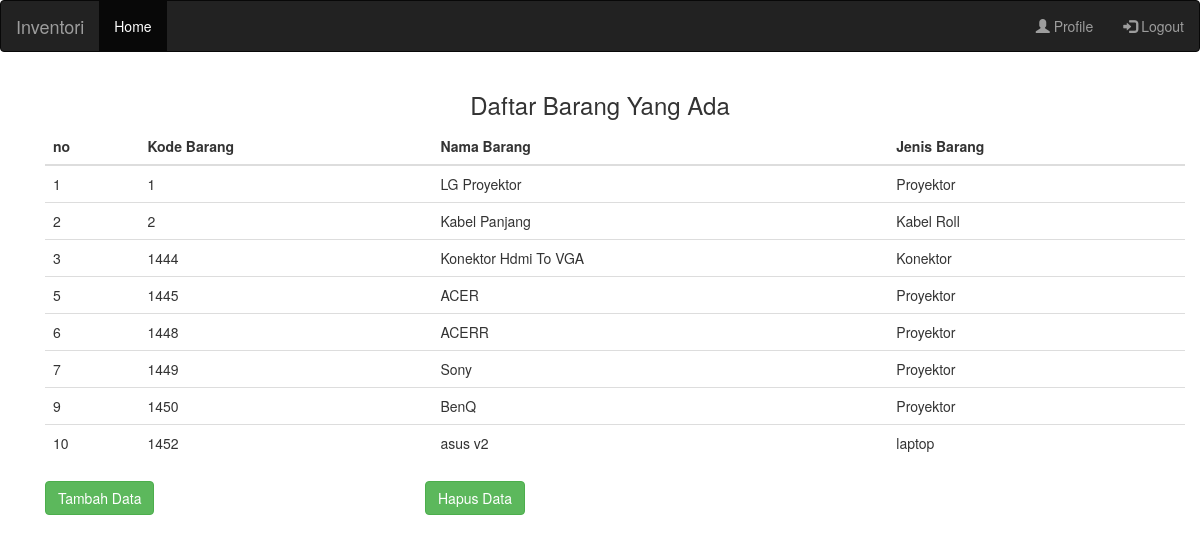
/halaman_admin.php, run on an earlier commit of the app's database.
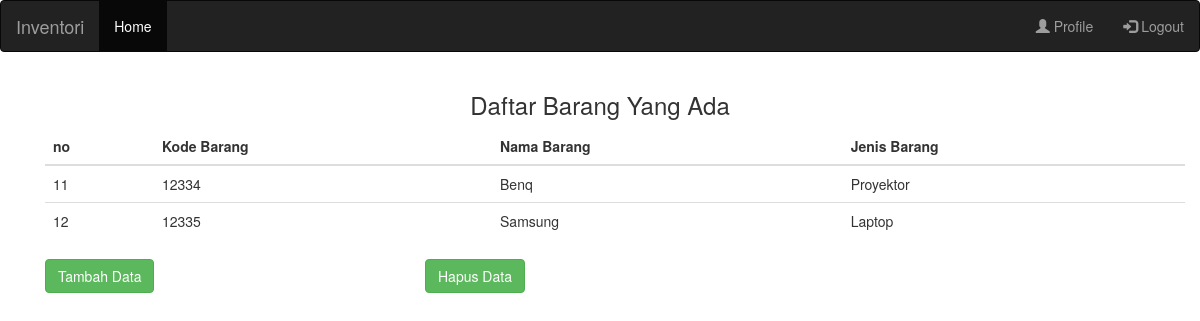
And on a later commit of the database.
### tables this page shows
CREATE TABLE `alat` (
  `no` int(100) NOT NULL,
  `kode_barang` int(10) NOT NULL,
  `nama_barang` varchar(20) NOT NULL,
  `jenis_barang` varchar(20) NOT NULL
);

### halaman_admin.php (the view, shortened to what this page needs)
<?php
	include  'database.php';
 ?>
<!DOCTYPE html>
<html>
<head>
	<link rel="stylesheet" type="text/css" href="assets/addons/bootstrap-3.3.7/css/bootstrap.min.css">
	<link rel="stylesheet" type="text/css" href="assets/css/style.css">
</head>
<body>
<nav class="navbar navbar-inverse">
  <div class="container-fluid">
    <div class="navbar-header">
      <a class="navbar-brand" href="#">Inventori</a>
    </div>
    <ul class="nav navbar-nav">
      <li class="active"><a href="halaman_admin.php">Home</a></li>
    </ul>
    <ul class="nav navbar-nav navbar-right">
      <li><a href="#"><span class="glyphicon glyphicon-user"></span> Profile</a></li>
      <li><a href="logout.php"><span class="glyphicon glyphicon-log-in"></span> Logout</a></li>
    </ul>
  </div>
</nav>
<div class="container">
	<h3 align="center">Daftar Barang Yang Ada</h3>
<div class="container">
		<table class="table">
			<thead>
				<tr>
					<th>no</th>
					<th>Kode Barang</th>
					<th> Nama Barang </th>
					<th>Jenis Barang</th>
				</tr>
			</thead>
			<tbody>
			<?php
				$query = 'select * from alat';
				$result = mysqli_query($connection, $query);
				while ($data = mysqli_fetch_array($result))
			 	{ ?>
			 	<tr>
				<td> <?php echo $data['no'];  ?>	</td>
					<td> <?php echo $data['kode_barang'] ?>	</td>
					<td> <?php echo $data['nama_barang'] ?>	</td>
					<td> <?php echo $data['jenis_barang'] ?></td>
				</tr>
			<?php }
			 ?>
			</tbody>
		</table>
</div>
<div  class="col-md-4">
			<a class="btn btn-success" href="tambah_barang.php">
				Tambah Data
			</a>
		</div>
		<div class="col-md-4">
			<a class="btn btn-success" href="hapus_barang.php">
				Hapus Data
			</a>
		</div>
</div>
</body>
</html>

What changed in the data, as far as the page shows it:
removed alat: no "1", kode_barang "1", nama_barang "LG Proyektor", jenis_barang "Proyektor"
removed alat: no "2", kode_barang "2", nama_barang "Kabel Panjang", jenis_barang "Kabel Roll"
removed alat: no "3", kode_barang "1444", nama_barang "Konektor Hdmi To VGA", jenis_barang "Konektor"
removed alat: no "5", kode_barang "1445", nama_barang "ACER", jenis_barang "Proyektor"
removed alat: no "6", kode_barang "1448", nama_barang "ACERR", jenis_barang "Proyektor"
removed alat: no "7", kode_barang "1449", nama_barang "Sony", jenis_barang "Proyektor"
removed alat: no "9", kode_barang "1450", nama_barang "BenQ", jenis_barang "Proyektor"
removed alat: no "10", kode_barang "1452", nama_barang "asus v2", jenis_barang "laptop"
added alat: no "11", kode_barang "12334", nama_barang "Benq", jenis_barang "Proyektor"
added alat: no "12", kode_barang "12335", nama_barang "Samsung", jenis_barang "Laptop"
